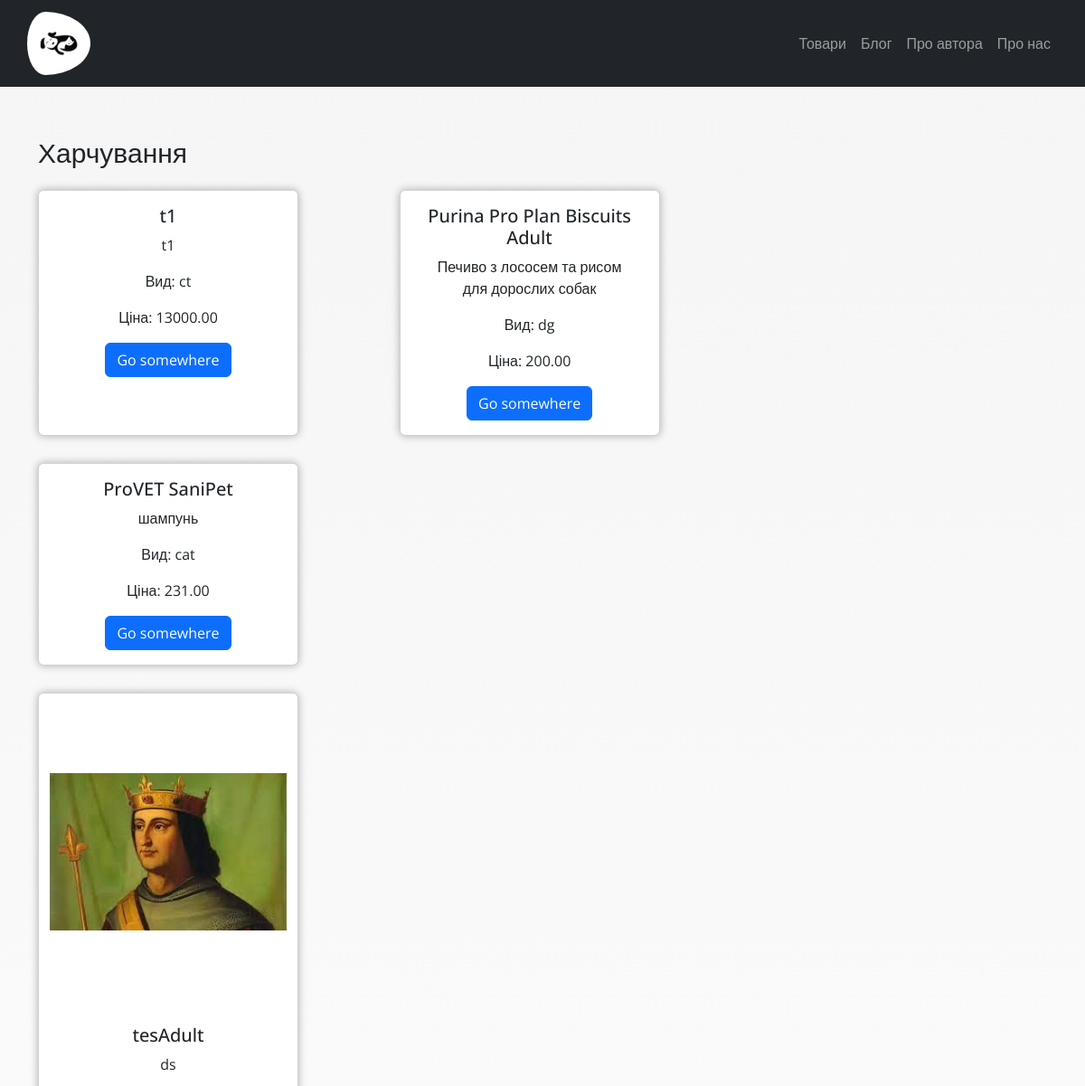
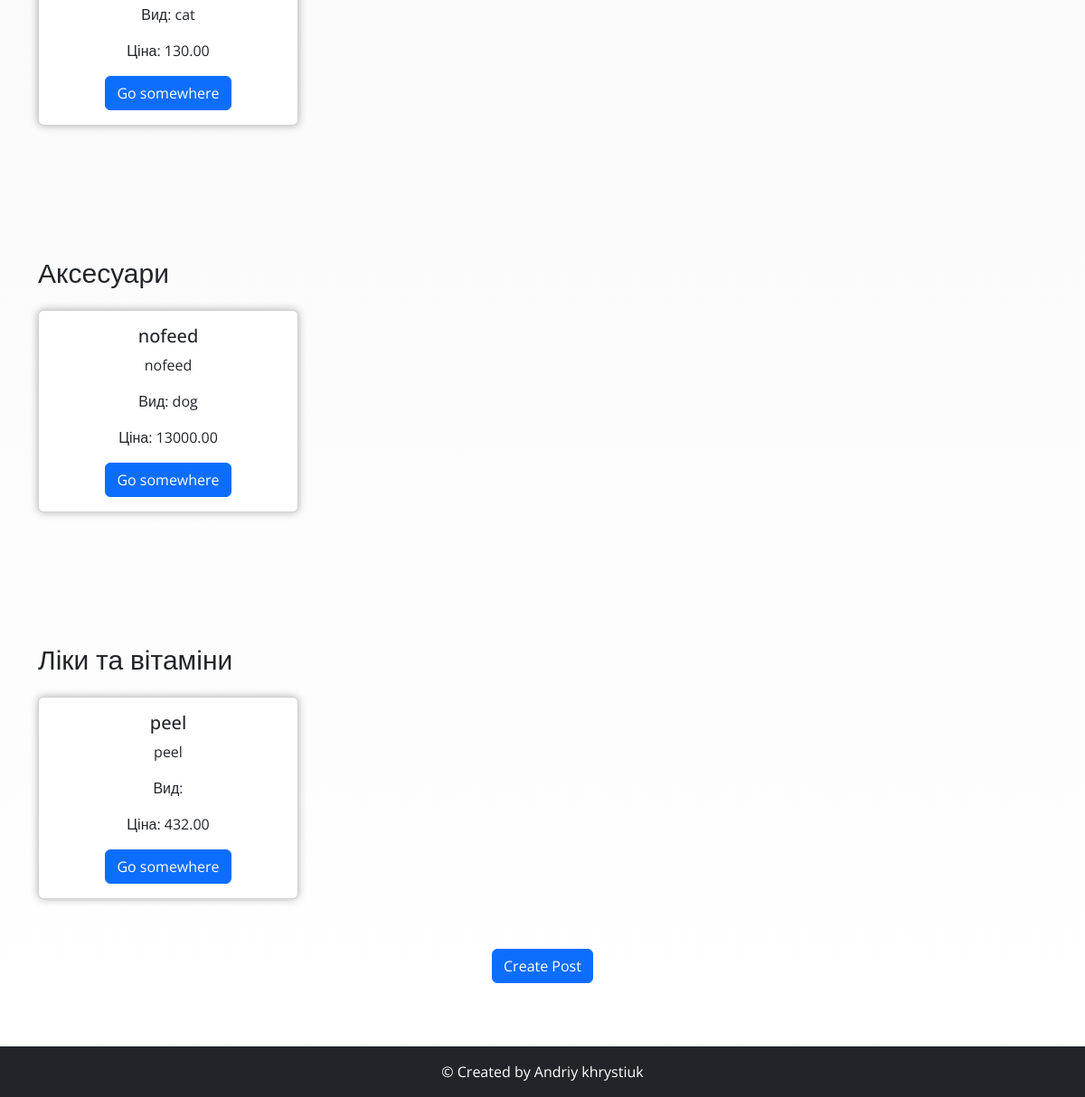
The app's page /shop/ with its own data (2 pictures, top to bottom).
### shop/models.py (models this page shows)
class Product(models.Model):
    types = [
        ('cat', 'cat'),
        ('dog', 'dog'),
        ('hamster', 'hamster'),
        ('guinea pig', 'guinea pig'),
        ('all kind', 'all kind')
    ]
    prod_types = [
        ('fd', 'feed'),
        ('ac', 'accessories'),
        ('ps', 'peels')
    ]
    title = models.CharField(max_length=35)
    description = models.TextField(default='')
    type = models.CharField(max_length=30, choices=types)
    price = models.DecimalField(max_digits=10, decimal_places=2)
    image = models.ImageField(upload_to=uploads_url,height_field='hf', width_field='wf',blank=True, null=True)
    hf = models.IntegerField(default=0)
    wf = models.IntegerField(default=0)
    product_kind = models.CharField(max_length=30, choices=prod_types, default='none')

### shop/views.py (the view)
# urls.py: path('', itemsPage, name='main_shop'),
def itemsPage(request):
    instance = Product.objects.all()
    feed_prod = instance.filter(product_kind='fd')
    accessories_prod = instance.filter(product_kind='ac')
    peel_prod = instance.filter(product_kind='ps')
    context = {
        'instance': instance,
        'feed_prod':feed_prod,
        'accessories_prod':accessories_prod,
        'peel_prod':peel_prod
    }
    return render(request, 'items.html', context)

### templates/items.html (shortened to what this page needs)
{% extends 'base.html' %}
{% load static %}
{% block mainStyle %}
<link rel="stylesheet" href="{% static 'css/items.css'%}">
{% endblock mainStyle %}
{% block customStyle %}
<link rel="stylesheet" href="{% static 'css/custom_items.css'%}">
{% endblock customStyle %}
{% block main %}
<div class="main-items">
   <div class="container">
      <div class="wrap-meal">
         <h2 class="meal">Харчування</h2>
         <div class="container text-center">
            {% for  obj in feed_prod %}
            {% if forloop.counter0|divisibleby:3 %}
            <div class="row">
               {% endif %}
               <div class="card" style="width: 18rem;">
                  {% if obj.image %}
                  <img class="card-img-top" src="{{ obj.image.url }} " alt="Card image cap">
                  {% endif %}
                  <div class="card-body">
                     <h5 class="card-title">{{ obj.title }}</h5>
                     <p class="card-text obj_desc">{{ obj.description }}</p>
                     <p class="card-text obj_type">Вид: {{ obj.type }}</p>
                     <p class="card-text obj_price">Ціна: {{ obj.price }}</p>
                     <a href="#" class="btn btn-primary">Go somewhere</a>
                  </div>
               </div>
               {% if forloop.counter|divisibleby:3 or forloop.last %}
            </div>
            {% endif %}
            {% endfor %}
         </div>
      </div>
      <div class="wrap-accessories">
         <h2 class="meal">Аксесуари</h2>
         <div class="container text-center">
            {% for  obj in accessories_prod %}
            {% if forloop.counter0|divisibleby:3 %}
            <div class="row">
               {% endif %}
               <div class="card" style="width: 18rem;">
                  <div class="card-body">
                     <h5 class="card-title">{{ obj.title }}</h5>
                     <p class="card-text obj_desc">{{ obj.description }}</p>
                     <p class="card-text obj_type">Вид: {{ obj.type }}</p>
                     <p class="card-text obj_price">Ціна: {{ obj.price }}</p>
                     <a href="#" class="btn btn-primary">Go somewhere</a>
                  </div>
               </div>
               {% if forloop.counter|divisibleby:3 or forloop.last %}
            </div>
            {% endif %}
            {% endfor %}
         </div>
      </div>
      <div class="wrap-pill">
         <h2 class="meal">Ліки та вітаміни</h2>
         <div class="container text-center">
            {% for  obj in peel_prod %}
            {% if forloop.counter0|divisibleby:3 %}
            <div class="row">
               {% endif %}
               <div class="card" style="width: 18rem;">
                  <div class="card-body">
                     <h5 class="card-title">{{ obj.title }}</h5>
                     <p class="card-text obj_desc">{{ obj.description }}</p>
                     <p class="card-text obj_type">Вид: {{ obj.type }}</p>
                     <p class="card-text obj_price">Ціна: {{ obj.price }}</p>
                     <a href="#" class="btn btn-primary">Go somewhere</a>
                  </div>
               </div>
               {% if forloop.counter|divisibleby:3 or forloop.last %}
            </div>
            {% endif %}
            {% endfor %}
         </div>
      </div>
      <form action="" class="form_create" style="text-align: center;margin-top: 25px">
                    <a href="{% url 'shop:shop_create' %}" class="btn btn-primary">Create Post</a>
                </form>
   </div>
</div>
{% endblock main %}

### static/css/items.css (style rules this page uses)
* { font-family: 'Open Sans', sans-serif; }
body { background: linear-gradient(to bottom, #f5f5f5, #ffffff); }
.main-items { margin-top: 55px; }
.meal { font-size: 30px; padding-bottom: 15px; }
.wrap-accessories, .wrap-pill { margin-top: 115px; }

### static/css/custom_items.css (style rules this page uses)
.card { width: 100%; margin-right: 10%; }
.card>img { object-fit: contain; height: 350px; width: 100%; text-align: center; margin: 0 auto; }
.card { background: #ffffff; box-shadow: 0 0 10px rgba(0, 0, 0, 0.3); }
.card { margin-bottom: 30px; }

### records on screen
Product: title "t1", description "t1", type "ct", price "13000.00"
Product: title "Purina Pro Plan Biscuits Adult", description "Печиво з лососем та рисом для дорослих собак", type "dg", price "200.00"
Product: title "ProVET SaniPet", description "шампунь", type "cat", price "231.00"
Product: image (picture), title "tesAdult", description "ds", type "cat", price "130.00"
Product: title "nofeed", description "nofeed", type "dog", price "13000.00"
Product: title "peel", description "peel", price "432.00"
